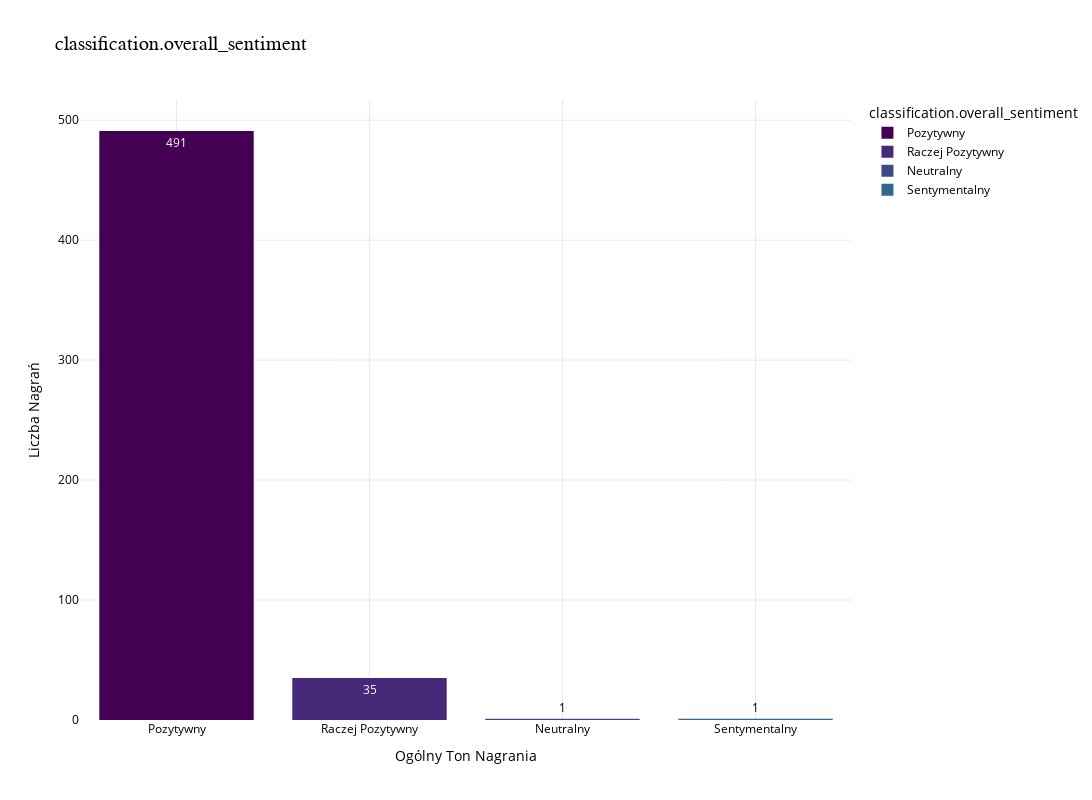

Source (notebook cell):
### Markdown cell above
### Analyse sentiments across the recordings

### Code cell
visualize.plot_categorical_histogram(df_stats, 'classification.overall_sentiment', mapping_file='../../resources/text_mappings.json')

### Figure 1 — Plotly figure (JSON) as saved in the notebook; plotly's stock layout.template omitted (floating-point values rounded to 4 significant figures; data arrays with more than 128 entries replaced by an {"elided": "..."} marker saying what was removed)
{"data": [{"alignmentgroup": "True", "bingroup": "x", "hovertemplate": "classification.overall_sentiment=%{x}<br>count=%{y}<extra></extra>", "legendgroup": "Pozytywny", "marker": {"color": "#440154", "pattern": {"shape": ""}}, "name": "Pozytywny", "offsetgroup": "Pozytywny", "orientation": "v", "showlegend": true, "texttemplate": "%{value}", "type": "histogram", "x": {"elided": "491 str values"}, "xaxis": "x", "yaxis": "y"}, {"alignmentgroup": "True", "bingroup": "x", "hovertemplate": "classification.overall_sentiment=%{x}<br>count=%{y}<extra></extra>", "legendgroup": "Raczej Pozytywny", "marker": {"color": "#482878", "pattern": {"shape": ""}}, "name": "Raczej Pozytywny", "offsetgroup": "Raczej Pozytywny", "orientation": "v", "showlegend": true, "texttemplate": "%{value}", "type": "histogram", "x": ["Raczej Pozytywny", "Raczej Pozytywny", "Raczej Pozytywny", "Raczej Pozytywny", "Raczej Pozytywny", "Raczej Pozytywny", "Raczej Pozytywny", "Raczej Pozytywny", "Raczej Pozytywny", "Raczej Pozytywny", "Raczej Pozytywny", "Raczej Pozytywny", "Raczej Pozytywny", "Raczej Pozytywny", "Raczej Pozytywny", "Raczej Pozytywny", "Raczej Pozytywny", "Raczej Pozytywny", "Raczej Pozytywny", "Raczej Pozytywny", "Raczej Pozytywny", "Raczej Pozytywny", "Raczej Pozytywny", "Raczej Pozytywny", "Raczej Pozytywny", "Raczej Pozytywny", "Raczej Pozytywny", "Raczej Pozytywny", "Raczej Pozytywny", "Raczej Pozytywny", "Raczej Pozytywny", "Raczej Pozytywny", "Raczej Pozytywny", "Raczej Pozytywny", "Raczej Pozytywny"], "xaxis": "x", "yaxis": "y"}, {"alignmentgroup": "True", "bingroup": "x", "hovertemplate": "classification.overall_sentiment=%{x}<br>count=%{y}<extra></extra>", "legendgroup": "Neutralny", "marker": {"color": "#3e4989", "pattern": {"shape": ""}}, "name": "Neutralny", "offsetgroup": "Neutralny", "orientation": "v", "showlegend": true, "texttemplate": "%{value}", "type": "histogram", "x": ["Neutralny"], "xaxis": "x", "yaxis": "y"}, {"alignmentgroup": "True", "bingroup": "x", "hovertemplate": "classification.overall_sentiment=%{x}<br>count=%{y}<extra></extra>", "legendgroup": "Sentymentalny", "marker": {"color": "#31688e", "pattern": {"shape": ""}}, "name": "Sentymentalny", "offsetgroup": "Sentymentalny", "orientation": "v", "showlegend": true, "texttemplate": "%{value}", "type": "histogram", "x": ["Sentymentalny"], "xaxis": "x", "yaxis": "y"}], "layout": {"autosize": true, "barmode": "relative", "font": {"color": "black"}, "height": 800, "legend": {"title": {"text": "classification.overall_sentiment"}, "tracegroupgap": 0}, "paper_bgcolor": "white", "plot_bgcolor": "white", "title": {"font": {"color": "black", "family": "Arial", "size": 20}, "text": "classification.overall_sentiment"}, "width": 1200, "xaxis": {"anchor": "y", "autorange": true, "categoryarray": ["Pozytywny", "Raczej Pozytywny", "Neutralny", "Sentymentalny"], "categoryorder": "array", "domain": [0, 1], "gridcolor": "lightgray", "gridwidth": 0.5, "range": [-0.5, 3.5], "showgrid": true, "title": {"text": "Ogólny Ton Nagrania"}, "type": "category"}, "yaxis": {"anchor": "x", "autorange": true, "domain": [0, 1], "gridcolor": "lightgray", "gridwidth": 0.5, "range": [0, 516.8], "showgrid": true, "title": {"text": "Liczba Nagrań"}}}}
